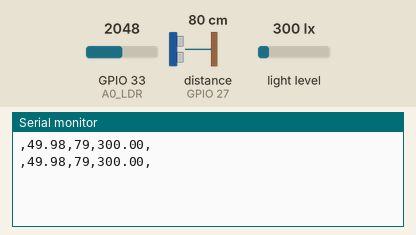
Simulated run of this sketch. Board: ESP32. On the bench: the last lines printed to the serial monitor. Wiring (inferred from the names in the program): ultrasonic range finder: trigger GPIO 26; echo GPIO 27. The inputs (shaded band) are chosen by the test bench; at power-on: distance to the obstacle (sensor on GPIO 27) 80 cm, light level 300 lx, GPIO 33 (A0_LDR) = 2048. The echo pulse lasts 58.3 µs per cm.

Above: at 1.8 s.
1.9 s: distance to the obstacle (sensor on GPIO 27) set to 2 cm
At 2.8 s:
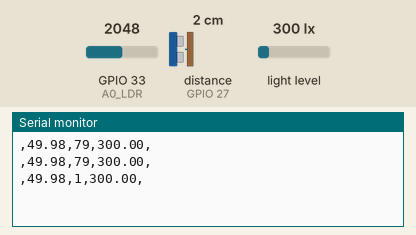
3.4 s: light level set to 40 lx
At 4.5 s:
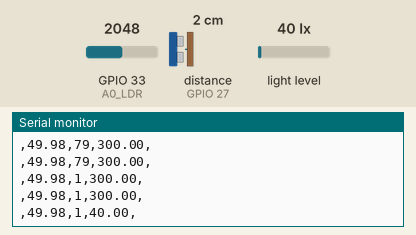
4.9 s: GPIO 33 (A0_LDR) set to 2866
At 5.3 s:
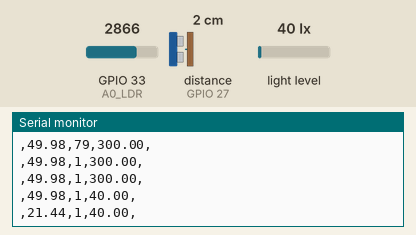
6.4 s: distance to the obstacle (sensor on GPIO 27) set to 4 cm
At 7.7 s:
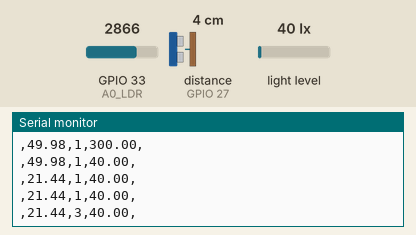
7.9 s: light level set to 500 lx
At 8.8 s:
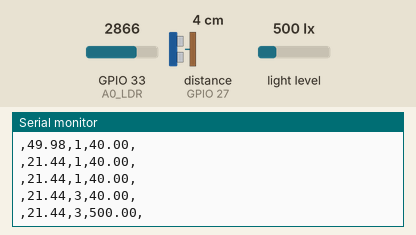
9.4 s: GPIO 33 (A0_LDR) set to 3603
At 10.6 s:
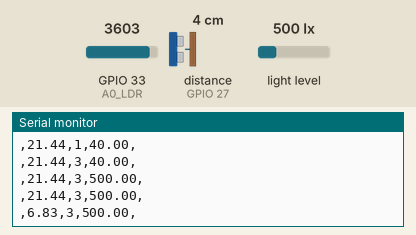
Timing chart, 0 to 11.9 s (numbered marks = the images above; inputs shaded):
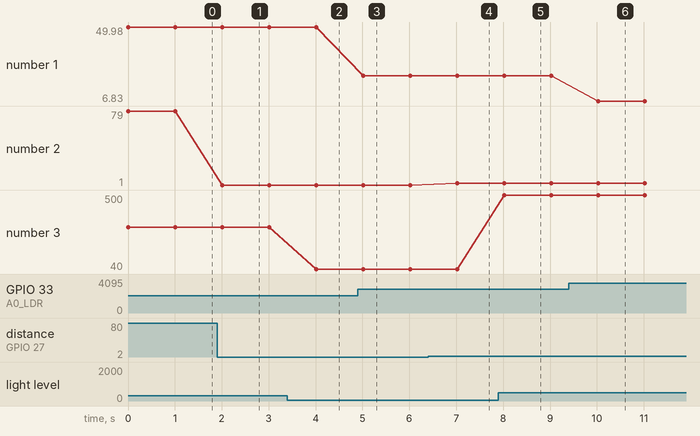

The sketch:

Sensor_Reading.ino
```cpp
                                                                                                                                                                                                                                                                                                                                                                                                                                                                          #include <Wire.h>
#include <BH1750.h>

//create two instances of BH1750 Ambient Light Intensity Sensors(one for each sensor)
BH1750 lightmeter;

//define pin and variables for LDR Sensor
//define pin number
const int A0_LDR =33;
//define variables
float lux,ADC_value=0.001221,LDR_value;

//define pin and variables for UltraSonic Sensor
// define pins numbers
const int trigPin = 26;
const int echoPin = 27;
// defines variables
long duration; int distance;

void LDR_read(){
  LDR_value=analogRead(A0_LDR);
  float vout = LDR_value * ADC_value+0.000001;
  lux = (2500/vout - 500)/10;
  Serial.print(",");
  Serial.print(lux);
  Serial.print(",");
}

void Ultrasonic_read(){
    // Clears the trigPin
  digitalWrite(trigPin, LOW);
  delayMicroseconds(2);
  // Sets the trigPin on HIGH state for 10 micro seconds
  digitalWrite(trigPin, HIGH);
  delayMicroseconds(10);
  digitalWrite(trigPin, LOW);
  // Reads the echoPin, returns the sound wave travel time in microseconds
  duration = pulseIn(echoPin, HIGH);
  // Calculating the distance
  distance= duration*0.034/2;
  // Prints the distance on the Serial Monitor
  Serial.print(distance);
  Serial.print(",");
}

void BH1750_read(){
   float lux1 = lightmeter.readLightLevel();
   Serial.print(lux1);
   Serial.println(",");
}

void setup(){
   Serial.begin(9600);
   Wire.begin();
   lightmeter.begin();
   pinMode(trigPin, OUTPUT); // Sets the trigPin as an Output
   pinMode(echoPin, INPUT); // Sets the echoPin as an Input
   pinMode(A0_LDR,INPUT);    //make analog pin A0 as input
}

void loop(){
  LDR_read();
  Ultrasonic_read();
  BH1750_read();
  delay(1000);
}
```

Measured:
- after the input at 1.9 s, the serial monitor: prints a new line after 0.11 s (image 1)
- after the input at 3.4 s, the serial monitor: prints a new line after 0.61 s (image 2)
- after the input at 4.9 s, the serial monitor: prints a new line after 0.12 s (image 3)
- after the input at 6.4 s, the serial monitor: prints a new line after 0.62 s (image 4)
- after the input at 7.9 s, the serial monitor: prints a new line after 0.12 s (image 5)
- after the input at 9.4 s, the serial monitor: prints a new line after 0.62 s (image 6)
- plotted number 1: 49.98 → 21.44 after the input at 4.9 s, 21.44 → 6.83 after the input at 9.4 s
- plotted number 2: 79 → 1 after the input at 1.9 s, 1 → 3 after the input at 6.4 s
